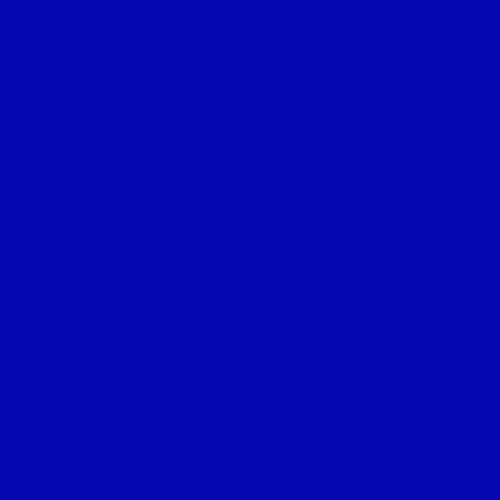
Frame 1 (no input)
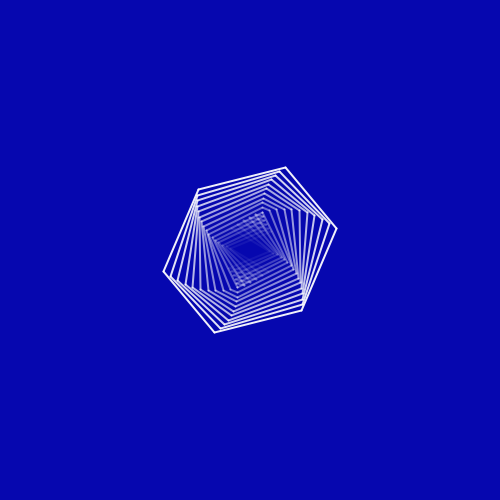
Frame 60 (the mouse pressed at the canvas centre just before this capture)
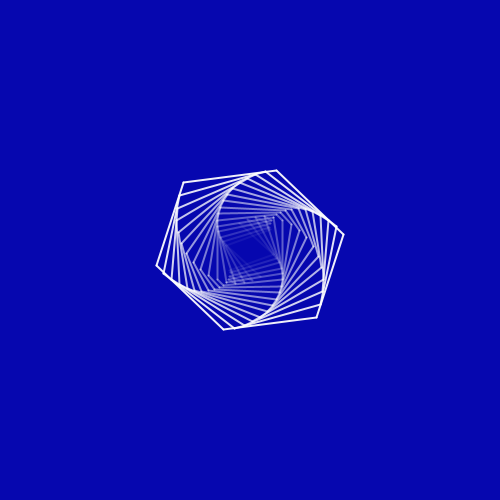
Frame 120 (the mouse held since frame 60 and released just before this capture)

The Processing sketch that drew these frames (run headless with seeded random() and noise(); from frame 60 on, the mouse is pressed at the canvas centre):

// Processing sketch: sketch_29042017
// ── sketch_29042017.pde
ArrayList<Exagone> exa;
float s = 1;
float r;
float n1 = 40;
float n2 = 80;
boolean grow;
void setup(){
  size(500,500);
  strokeWeight(2);
  exa = new ArrayList<Exagone>();
}

void draw(){
  background(6,7,175);
  update();
  translate(width/2, height/2);
  for(int i = 0; i<exa.size(); i++){
    Exagone e = exa.get(i);
    e.display();
    if(e.isDead()){
      exa.remove(i);
    }
  }
  r+=0.001;
  exa.add(new Exagone(r,s, n1, n2));
}

void update(){
    if(grow){
      n1-=4;
      n2-=4;
      if(n1<=-40){
        grow = false;
      }
    }
    if(!grow){
      n1+=4;
      n2+=4;
      if(n1>=80){
        grow = true;
      }
    }
  }
// ── Exagone.pde
class Exagone{
  float n1 = 40;
  float n2 = 80;
  float s = 1;
  float alpha = 255;
  float r;
  float angle;
  float x,y;
  boolean grow = true;
  Exagone(float _r, float _s, float _n1, float _n2){
    r = _r;
    s = _s;
    n1 = _n1;
    n2 = _n2;
  }
  
  boolean isDead(){
    if(alpha<=0){
        return true;
    }else{
       return false;
    }
  }
  
  void display(){
    angle = r;
    alpha-=15;
    noFill();
    rotate(r);
    scale(s);
    stroke(255,alpha);
    beginShape(LINES);
      vertex(-n1,-n2);
      vertex(n1,-n2);
      vertex(n1,-n2);
      vertex(n2,0);
      vertex(n2,0);
      vertex(n1,n2);
      vertex(n1,n2);
      vertex(-n1,n2);
      vertex(-n1,n2);
      vertex(-n2,0);
      vertex(-n2,0);
      vertex(-n1,-n2);
    endShape();
  }
}
